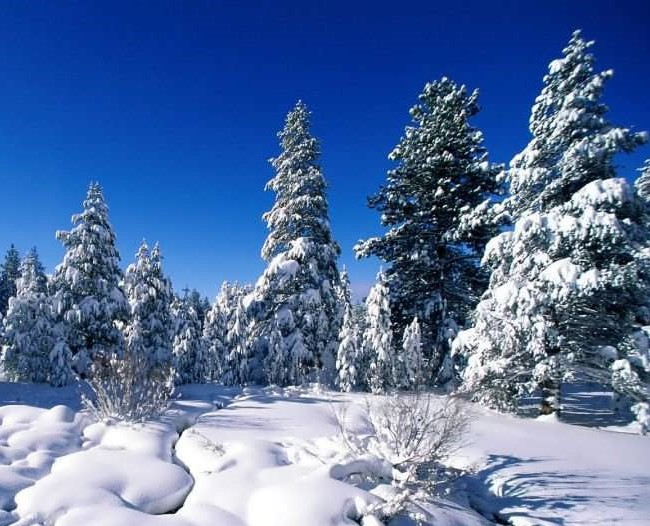
#> input picture Assignment_27/landscape/snowy.jpg, 650 x 526 px, found by its file name
$ python snow.py
#> lines starting #> are read from the running program, lines starting #| are printed output that depends on the picture
import cv2
import random

image = cv2.imread("landscape\snowy.jpg")
#> image is the input picture: shape (526, 650, 3); mean B, G, R 159.2, 113, 86

height , width = image.shape[:2]
#> height = 526; width = 650

num_frames = 100
num_snowflakes = 200

snowflakes = [{'x' : random.randint(0,width) , 'y' : random.randint(-height,0)} for _ in range(num_snowflakes)]

frames = []

while True :
    for frame in range(num_frames) :
        frame = image.copy()

        for flake in snowflakes :
            flake['y'] += random.randint(2,5)

            if flake['y'] > height :
                flake['y'] = random.randint(-50 , 0)
                flake['x'] = random.randint(0,width)

            cv2.circle(frame, (flake['x'],flake['y']), 3 , (255,255,255), -5)

        rgb_frame = cv2.cvtColor(frame , cv2.COLOR_BGR2RGB)

        frames.append(rgb_frame)
#> after the loop, flake = {'x': 263, 'y': -36}; frames = 100 items

    cv2.imshow("result", frame)
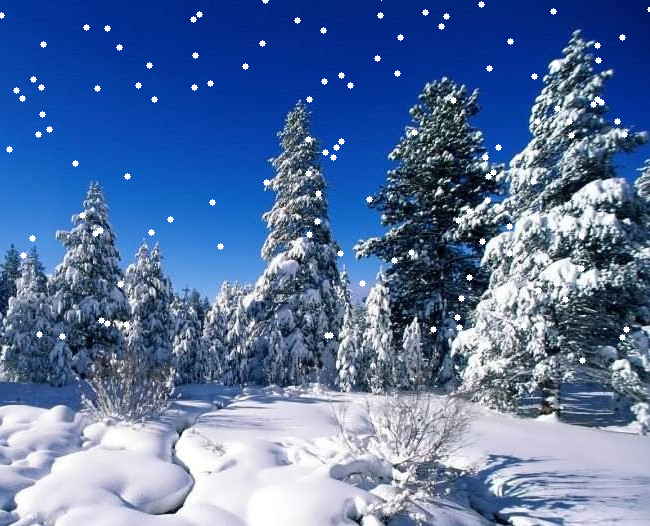
#> window 'result': shape (526, 650, 3); mean B, G, R 160.3, 114.7, 88.1
    if cv2.waitKey(25) & 0xFF == ord('q') :
#> (key q is pressed here)
        break
